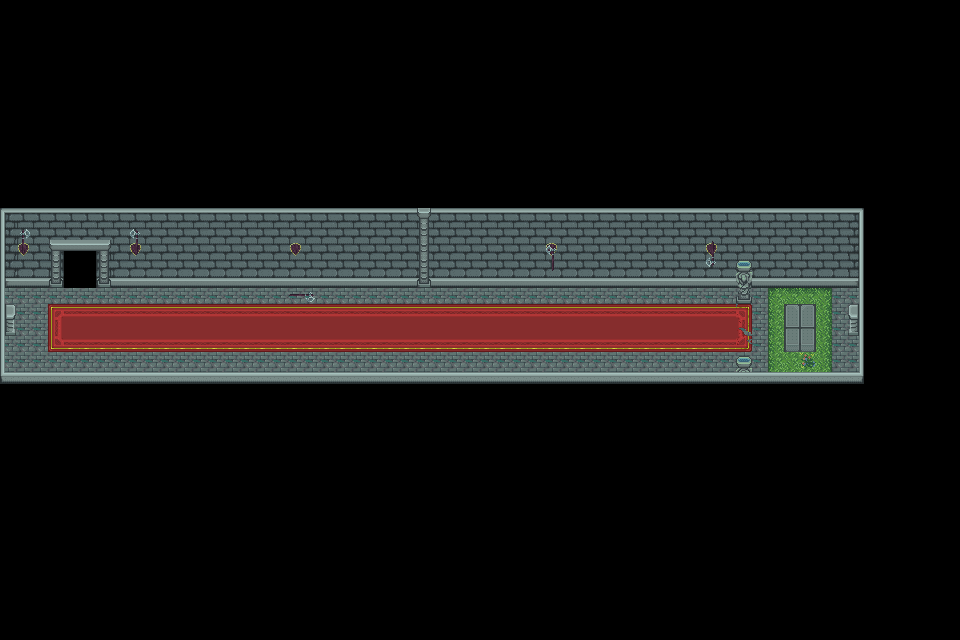

Below is a game level as drawn by its tile map, then a one-line description and the .tmx that defines it (tile-layer data replaced by summaries):
An orthogonal 60x40 tile map with 16x16 px tiles, 4 tile layers (Camada de Blocos 1, Camada de Blocos 2, Camada de Blocos 3, Camada de Blocos 4).

<map version="1.10" tiledversion="1.11.2" orientation="orthogonal" renderorder="right-down" width="60" height="40" tilewidth="16" tileheight="16" infinite="0" nextlayerid="5" nextobjectid="1">
 <tileset firstgid="1" source="tile set completo.tsx" />
 <layer id="1" name="Camada de Blocos 1" width="60" height="40">
  <data>[2400 cells, 594 non-empty, 21 distinct tile ids]</data>
 </layer>
 <layer id="2" name="Camada de Blocos 2" width="60" height="40">
  <data>[2400 cells, 216 non-empty, 25 distinct tile ids]</data>
 </layer>
 <layer id="3" name="Camada de Blocos 3" width="60" height="40">
  <data>[2400 cells, 23 non-empty, 15 distinct tile ids]</data>
 </layer>
 <layer id="4" name="Camada de Blocos 4" width="60" height="40">
  <data>[2400 cells, 12 non-empty, 7 distinct tile ids]</data>
 </layer>
</map>
